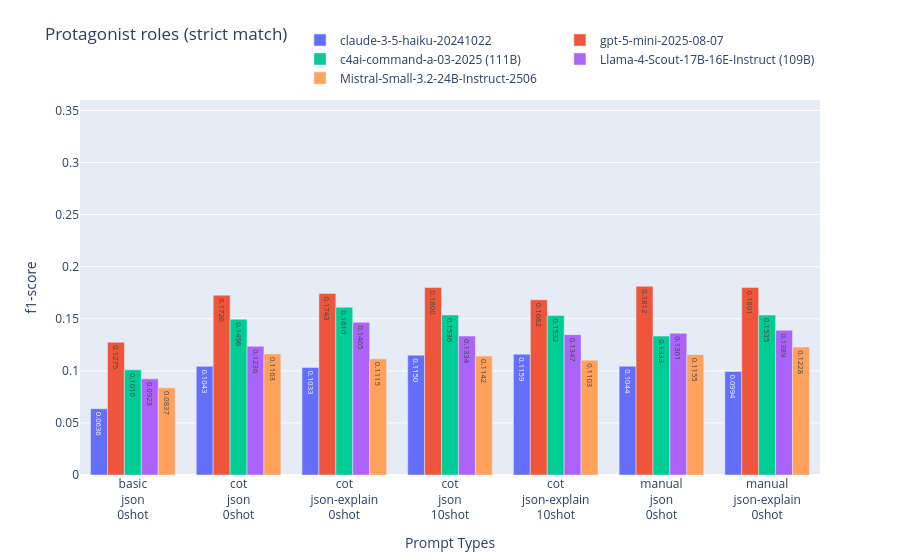

The notebook cell this image was saved under:
### Code cell
plot(
    scores['protagonists_role'], title="Protagonist roles",
    split='all', metric='f1-score', strategy="strict", ylim=[0, 0.36]
)

### Figure 1 — Plotly figure (JSON) as saved in the notebook; plotly's stock layout.template omitted (floating-point values rounded to 4 significant figures)
{"data": [{"name": "claude-3-5-haiku-20241022", "text": ["0.0636", "0.1043", "0.1033", "0.1150", "0.1159", "0.1044", "0.0994"], "type": "bar", "x": ["basic<br>json<br>0shot", "cot<br>json<br>0shot", "cot<br>json-explain<br>0shot", "cot<br>json<br>10shot", "cot<br>json-explain<br>10shot", "manual<br>json<br>0shot", "manual<br>json-explain<br>0shot"], "y": [0.06363, 0.1043, 0.1033, 0.115, 0.1159, 0.1044, 0.09941]}, {"name": "gpt-5-mini-2025-08-07", "text": ["0.1275", "0.1726", "0.1743", "0.1800", "0.1682", "0.1812", "0.1801"], "type": "bar", "x": ["basic<br>json<br>0shot", "cot<br>json<br>0shot", "cot<br>json-explain<br>0shot", "cot<br>json<br>10shot", "cot<br>json-explain<br>10shot", "manual<br>json<br>0shot", "manual<br>json-explain<br>0shot"], "y": [0.1275, 0.1726, 0.1743, 0.18, 0.1682, 0.1812, 0.1801]}, {"name": "c4ai-command-a-03-2025 (111B)", "text": ["0.1010", "0.1496", "0.1610", "0.1536", "0.1532", "0.1333", "0.1535"], "type": "bar", "x": ["basic<br>json<br>0shot", "cot<br>json<br>0shot", "cot<br>json-explain<br>0shot", "cot<br>json<br>10shot", "cot<br>json-explain<br>10shot", "manual<br>json<br>0shot", "manual<br>json-explain<br>0shot"], "y": [0.101, 0.1496, 0.161, 0.1536, 0.1532, 0.1333, 0.1535]}, {"name": "Llama-4-Scout-17B-16E-Instruct (109B)", "text": ["0.0923", "0.1236", "0.1465", "0.1334", "0.1347", "0.1361", "0.1389"], "type": "bar", "x": ["basic<br>json<br>0shot", "cot<br>json<br>0shot", "cot<br>json-explain<br>0shot", "cot<br>json<br>10shot", "cot<br>json-explain<br>10shot", "manual<br>json<br>0shot", "manual<br>json-explain<br>0shot"], "y": [0.09229, 0.1236, 0.1465, 0.1334, 0.1347, 0.1361, 0.1389]}, {"name": "Mistral-Small-3.2-24B-Instruct-2506", "text": ["0.0837", "0.1163", "0.1115", "0.1142", "0.1103", "0.1155", "0.1228"], "type": "bar", "x": ["basic<br>json<br>0shot", "cot<br>json<br>0shot", "cot<br>json-explain<br>0shot", "cot<br>json<br>10shot", "cot<br>json-explain<br>10shot", "manual<br>json<br>0shot", "manual<br>json-explain<br>0shot"], "y": [0.08365, 0.1163, 0.1115, 0.1142, 0.1103, 0.1155, 0.1228]}], "layout": {"legend": {"orientation": "h", "x": 1, "xanchor": "right", "y": 1.02, "yanchor": "bottom"}, "title": {"text": "Protagonist roles (strict match)", "y": 0.95}, "xaxis": {"title": {"text": "Prompt Types"}}, "yaxis": {"range": [0, 0.36], "title": {"text": "f1-score"}}}}
